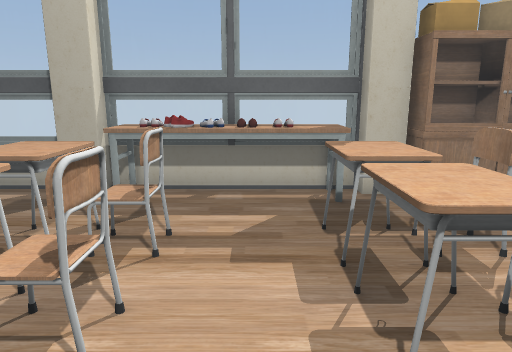
View 1 (above)

17 first-person views from a walk through a scene from a Unity 3-D project. The camera is 1.3 m above the floor, tilts 12° down and sees 70° across. The floor is counted in squares, 0.5 m on a side. Each view is taken from the middle of a square. On the plan, view 1 faces up. The plan holds only what a view shows up to about 20 squares ahead; the rest is blank. The player is left out. Some surface patterns are stand-ins.

View 2
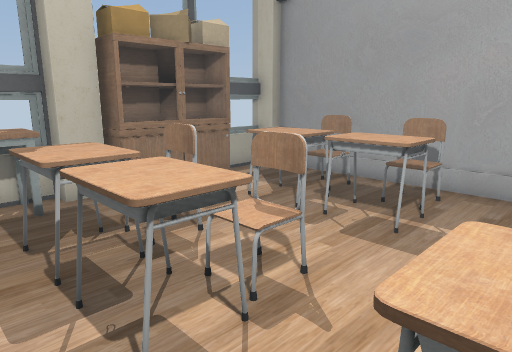

View 3
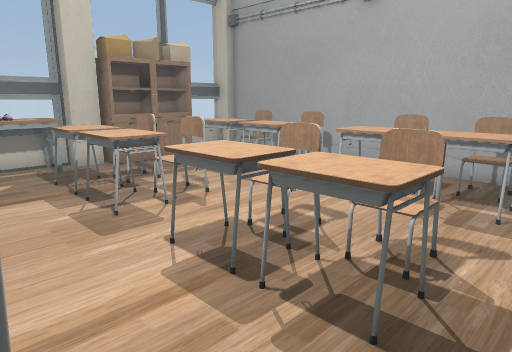

View 4
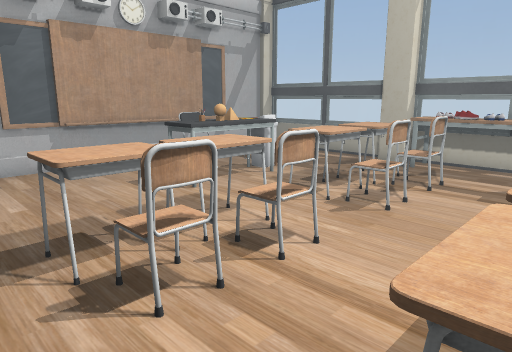

View 5
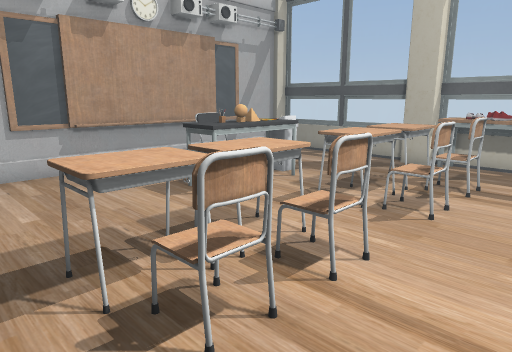

View 6
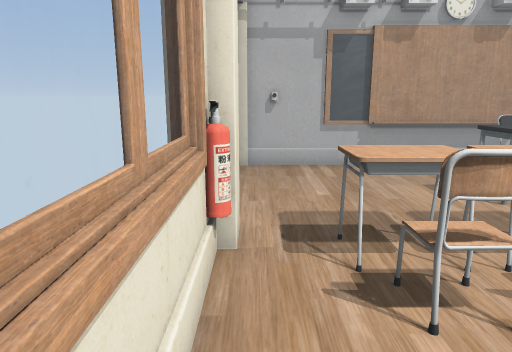

View 7
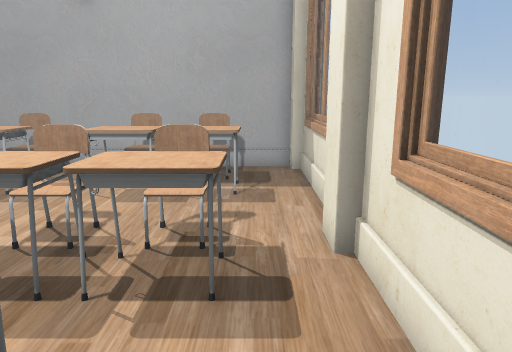

View 8
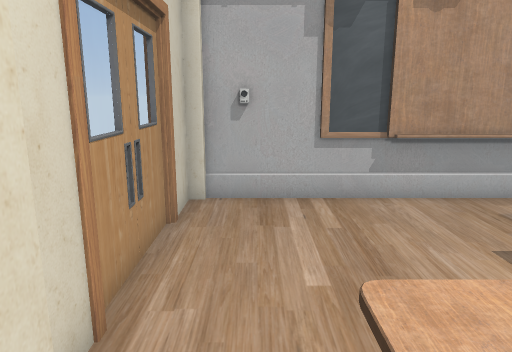

View 9
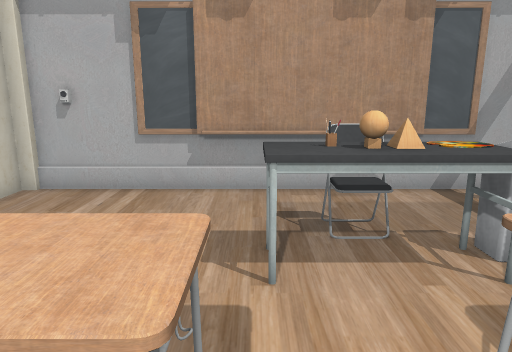

View 10
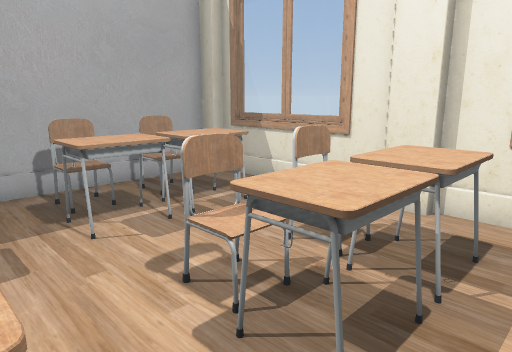

View 11
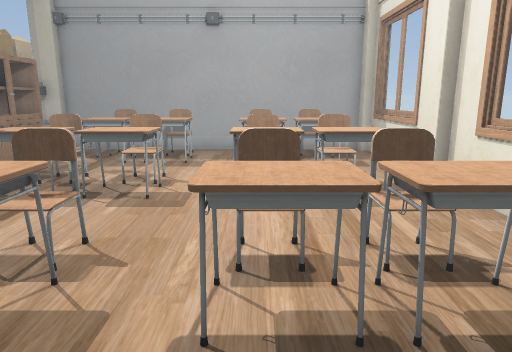

View 12
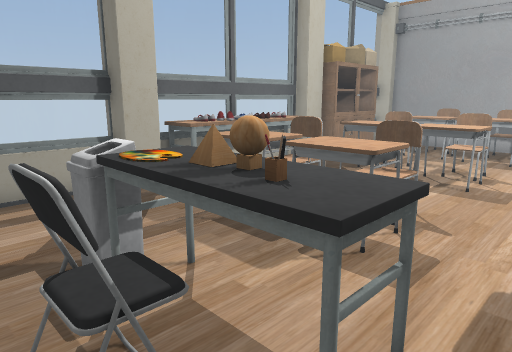

View 13
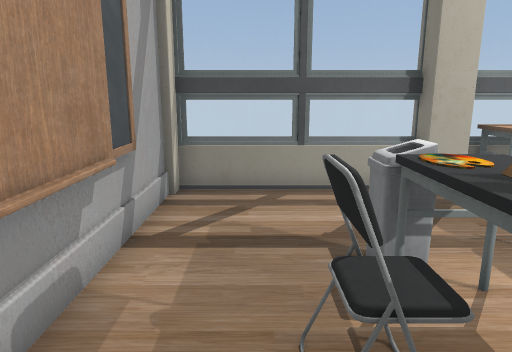

View 14
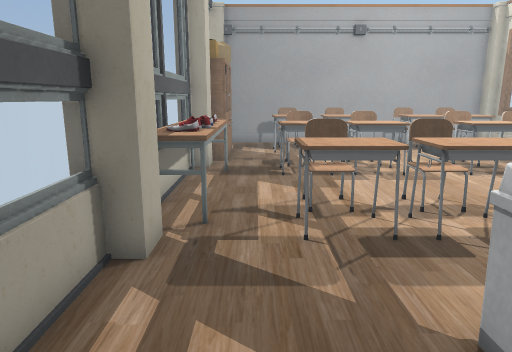

View 15
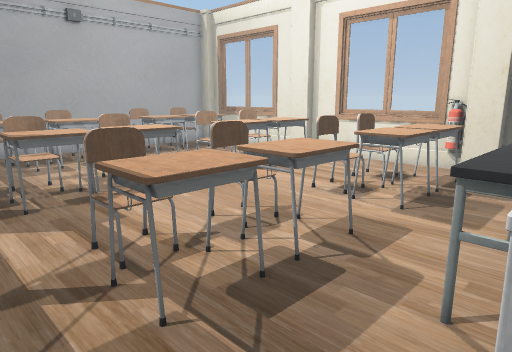

View 16
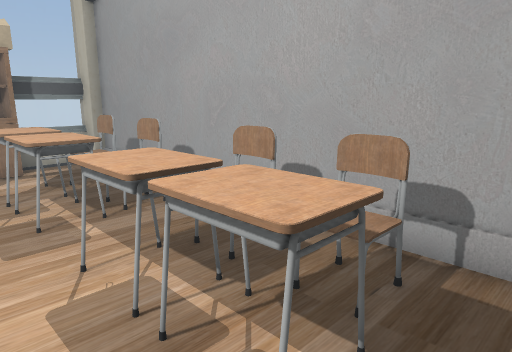

View 17
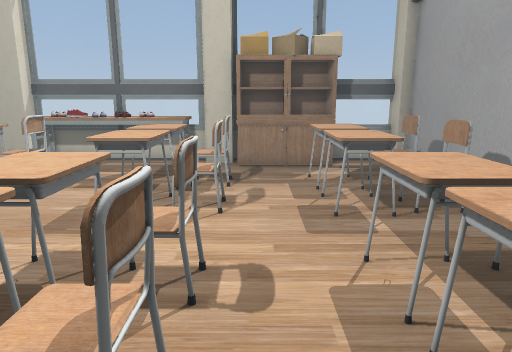

### Floor plan
Points are (right, up) in squares from view 1. A wall is a line through its corners. A room is listed if a view was taken in it or the views show most of it. See-through windows are left out.
Room 1 (views 1, 2, 3, 4, 5, 6, 7, 8, 9, 10, 11, 12, 13, 14, 15, 16, 17)
walls: (1.1, -6.1) (1.4, -5.6); (-4.1, -5.8) (2.5, -5.8); (4.1, -5.8) (10.5, -5.8); (3, 10.5) (-12.2, 10.5); (-6.7, -5.8) (-5.7, -5.8); (-12.2, 5.5) (-12.2, 4.4); (9.6, -6.1) (9.8, -5.6); (-12.2, -5.8) (-7.1, -5.8); (-12.5, 9.9) (-12.5, -5.4); (11.1, -5.4) (11.1, 9.9); (10.8, 10.5) (8.3, 10.5)
low walls: (-6.8, 2.5) (-6.8, 1.2) (-8.2, 1.2) (-8.2, 3.5)
objects: other object (-9, 3); other object (-8, 4) to (-7, 4); other object (-8, 5) to (-7, 6); other object (-7, 3); other object (-6, 3); other object (-5, -6) to (-5, -5); other object (-5, -4) to (-3, -2); other object (-5, -1) to (-3, 1); other object (-5, 3) to (-3, 4); other object (-5, 5) to (-3, 7); other object (-5, 10); other object (-4, 9) to (2, 10); other object (-2, -3) to (-2, -2); other object (-2, -1) to (-2, 0); other object (-2, 4); other object (-2, 6); other object (1, -4) to (3, -2); other object (1, -1) to (3, 1); other object (1, 3) to (3, 4); other object (1, 5) to (3, 7); other object (3, -6) to (3, -5); other object (3, 10) to (4, 10); other object (4, -3) to (4, -2); other object (4, 0); other object (4, 3) to (4, 4); other object (4, 6); other object (4, 9) to (8, 10); other object (7, -4) to (8, -2); other object (7, -1) to (8, 1); other object (7, 3) to (8, 4); other object (7, 5) to (8, 7); other object (10, -3) to (10, -2); other object (10, 0); other object (10, 4); other object (10, 6)

Where each view was taken, in squares from view 1:
view 1: 0 up, 0 right, facing up
view 2: 0 up, 0 right, facing up-right
view 3: 5 down, 2 left, facing up-right
view 4: 5 down, 2 right, facing up-left
view 5: 5 down, 1 right, facing up-left
view 6: 5 down, 2 right, facing left
view 7: 4 down, 3 left, facing right
view 8: 4 down, 3 left, facing left
view 9: 1 up, 2 left, facing left
view 10: 3 up, 0 right, facing down-right
view 11: 0 up, 8 left, facing right
view 12: 0 up, 10 left, facing up-right
view 13: 0 up, 10 left, facing up
view 14: 8 up, 11 left, facing right
view 15: 9 up, 8 left, facing down-right
view 16: 5 down, 5 right, facing up-right
view 17: 5 down, 5 right, facing up
